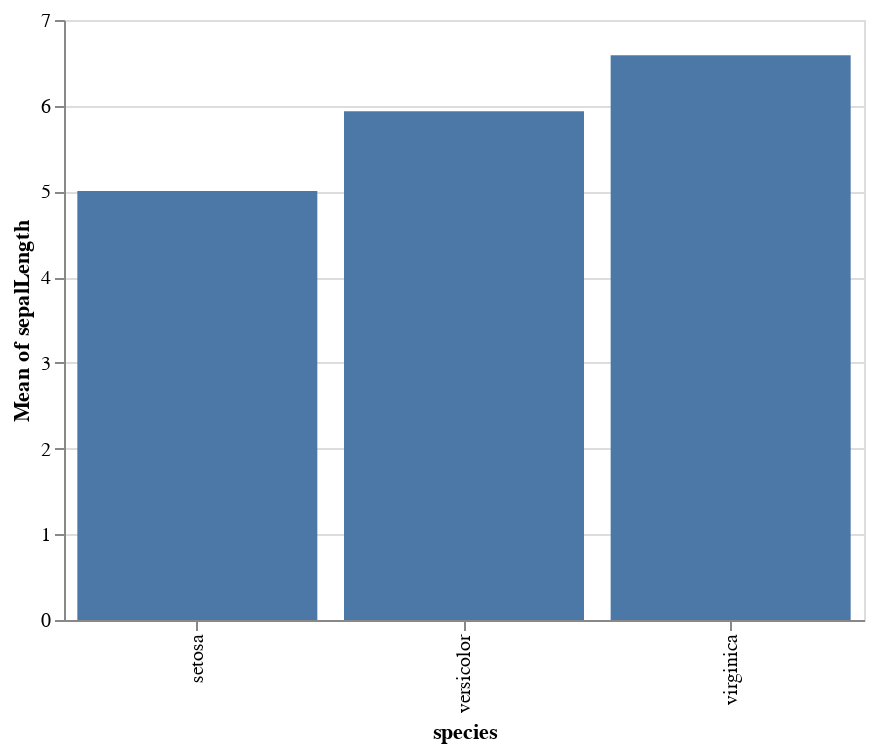

Notebook code for this chart:
### Code cell
alt.Chart(iris).mark_bar().encode(
    x='species',
    y='mean(sepalLength)'
).properties(
    width=400
)

### Figure 1 — Vega-Lite specification as saved in the notebook (floating-point values rounded to 4 significant figures; data arrays with more than 128 entries replaced by an {"elided": "..."} marker saying what was removed)
{"config": {"view": {"continuousWidth": 400, "continuousHeight": 300}}, "data": {"name": "data-a264acbd6e539a8b3afc0cb5f240fb57"}, "mark": "bar", "encoding": {"x": {"type": "nominal", "field": "species"}, "y": {"type": "quantitative", "aggregate": "mean", "field": "sepalLength"}}, "width": 400, "$schema": "https://vega.github.io/schema/vega-lite/v4.0.2.json", "datasets": {"data-a264acbd6e539a8b3afc0cb5f240fb57": {"elided": "150 records"}}}
